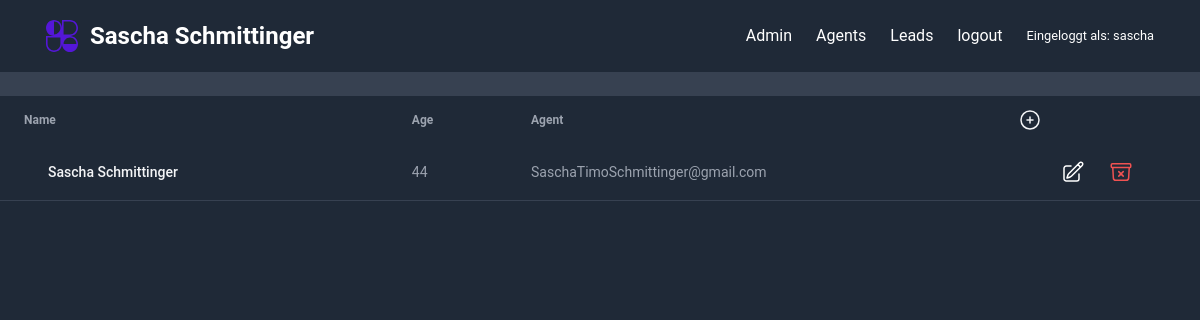
/ (signed in), run on an earlier commit of the app's database.
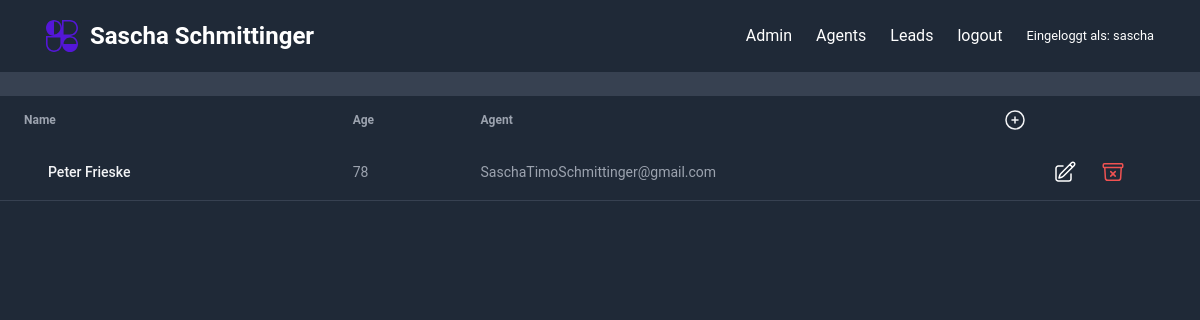
And on a later commit of the database.
### leads/models.py (models this page shows, shortened)
class User(AbstractUser):
    is_organisor = models.BooleanField(default=True)
    is_agent = models.BooleanField(default=False)

class Lead(models.Model):
    first_name = models.CharField(max_length=20)
    last_name = models.CharField(max_length=20)
    age = models.IntegerField(default=0)
    adress = models.CharField(max_length=100, blank=True, null=True)
    city = models.CharField(max_length=50, blank=True, null=True)
    post_code = models.CharField(max_length=50, blank=True, null=True)
    phone = models.CharField(max_length=50, blank=True, null=True)
    mobile_phone = models.CharField(max_length=50, blank=True, null=True)
    agent = models.ForeignKey("Agent", on_delete=models.CASCADE)

class Agent(models.Model):
    user = models.OneToOneField(User, on_delete=models.CASCADE)
    organisation = models.ForeignKey(UserProfile, on_delete=models.CASCADE)
    def __str__(self):
        return self.user.email

### leads/views.py (the view)
# urls.py: path('', LeadsListView.as_view(), name='lead_view'),
class LeadsListView(LoginRequiredMixin, generic.ListView):
    title = "SSC LeadListView"
    template_name = "leads/home.html"
    queryset = Lead.objects.all()
    context_object_name = "leads"
    def get_context_data(self, **kwargs):
        context = super(LeadsListView, self).get_context_data(**kwargs)
        context.update({"title": self.title})
        return super().get_context_data(**kwargs)

### templates/leads/home.html (shortened to what this page needs)
{% extends "../base.html" %}
{% load static %}
{% block start %}
<div class="relative overflow-x-auto ">
  <table class="w-full text-sm text-left rtl:text-right  text-gray-400 bg-gray-800">
      <thead class="text-xs  uppercasebg-gray-700 text-gray-400">
          <tr>
              <th scope="col" class="px-6 py-3">
                  Name
              </th>
              <th scope="col" class="px-6 py-3">
                  Age
              </th>
              <th scope="col" class="px-6 py-3">
                  Agent
              </th>
              <div class="flex justify-end">
                <th scope="col" class="px-6 py-3 text-gray-100 hover:text-gray-400 transition duration-300">
                  <a href="{% url "leads:lead_create" %}">
                    <svg xmlns="http://www.w3.org/2000/svg" fill="none" viewBox="0 0 24 24" stroke-width="1.5" stroke="currentColor" class="size-6">
                      <path stroke-linecap="round" stroke-linejoin="round" d="M12 9v6m3-3H9m12 0a9 9 0 1 1-18 0 9 9 0 0 1 18 0Z" />
                    </svg>
                  </a>
              </th>
              </div>
          </tr>
      </thead>
      <tbody>
        {% for lead in leads %}
          <tr class=" border-b bg-gray-800 border-gray-700">
              <th scope="row" class="px-6 py-4 font-medium  whitespace-nowrap text-white">
                <a href="{% url "leads:lead_detail" lead.pk %}" class="px-6 py-4 text-gray-100 hover:text-gray-400  transition duration-300">
                  {{ lead.first_name }} {{ lead.last_name }}
              </a>
              </th>
              <td class="px-6 py-4">
                {{ lead.age }}
              </td>
              <td class="px-6 py-4">
                {{ lead.agent }}
              </td>
              <td class="px-6 py-4">
                <div class="flex items-center justify-center gap-6">
                  <a href="{% url "leads:lead_update" lead.pk %}" class="block font-sans text-sm antialiased font-medium leading-normal text-white">
                  </a>
                  <a href="{% url "leads:lead_delete" lead.pk %}" class="block font-sans text-sm antialiased font-medium leading-normal text-white">
                    </a>
                </div>
              </td>
          </tr>
          {% endfor %}
      </tbody>
  </table>
</div>
{% endblock start %}

### templates/base.html (shortened to what this page needs)
{% load static %}
<!DOCTYPE html>
<html lang="de-DE">
  <head>
    <link rel="stylesheet" href="{% static 'src/output.css' %}">
  </head>
  <body class="bg-gray-800">
      {% include "leads/navbar.html" %}
      {% block start %}
      {% endblock start %}
  </body>
</html>

### templates/leads/navbar.html (shortened to what this page needs)
{% load static %}
  <nav class=" border-gray-200 bg-gray-800">
    <div class="flex flex-wrap justify-between items-center mx-auto max-w-screen-xl p-4">
        <a href="https://flowbite.com" class="flex items-center space-x-3 rtl:space-x-reverse">
            <img src="{% static "images/logo.svg" %}" class="h-8" alt="Flowbite Logo" />
            <span class="self-center text-2xl font-semibold whitespace-nowrap text-white">Sascha Schmittinger</span>
        </a>
        <div class="flex items-center space-x-6 rtl:space-x-reverse sm:py-2">
          {% if request.user.is_authenticated %}
            {% if request.user.is_organisor %}
            {% if request.user.is_staff %}
            <a href="/admin" class="text-white hover:underline" aria-current="page">Admin</a>
            {% endif %}
            <a href="{% url "agents:agents_list" %}" class="text-white hover:underline">Agents</a>
            {% endif %}
            <a href="{% url "leads:lead_view" %}" class="text-white hover:underline">Leads</a>
           <form method="post" action="{% url 'logout' %}" >
              <button class="text-white" type="submit">logout</button>
           </form>
          <small class="text-white"> Eingeloggt als: {{ request.user.username }}
          </small>
          {% endif %}
        </div>
    </div>
</nav>
<nav class="bg-gray-700">
    <div class="max-w-screen-xl px-4 py-3 mx-auto">
    </div>
</nav>

What changed in the data, as far as the page shows it:
removed Lead: first_name "Sascha", last_name "Schmittinger", age "44", agent "SaschaTimoSchmittinger@gmail.com"
added Lead: first_name "Peter", last_name "Frieske", age "78", agent "SaschaTimoSchmittinger@gmail.com"
